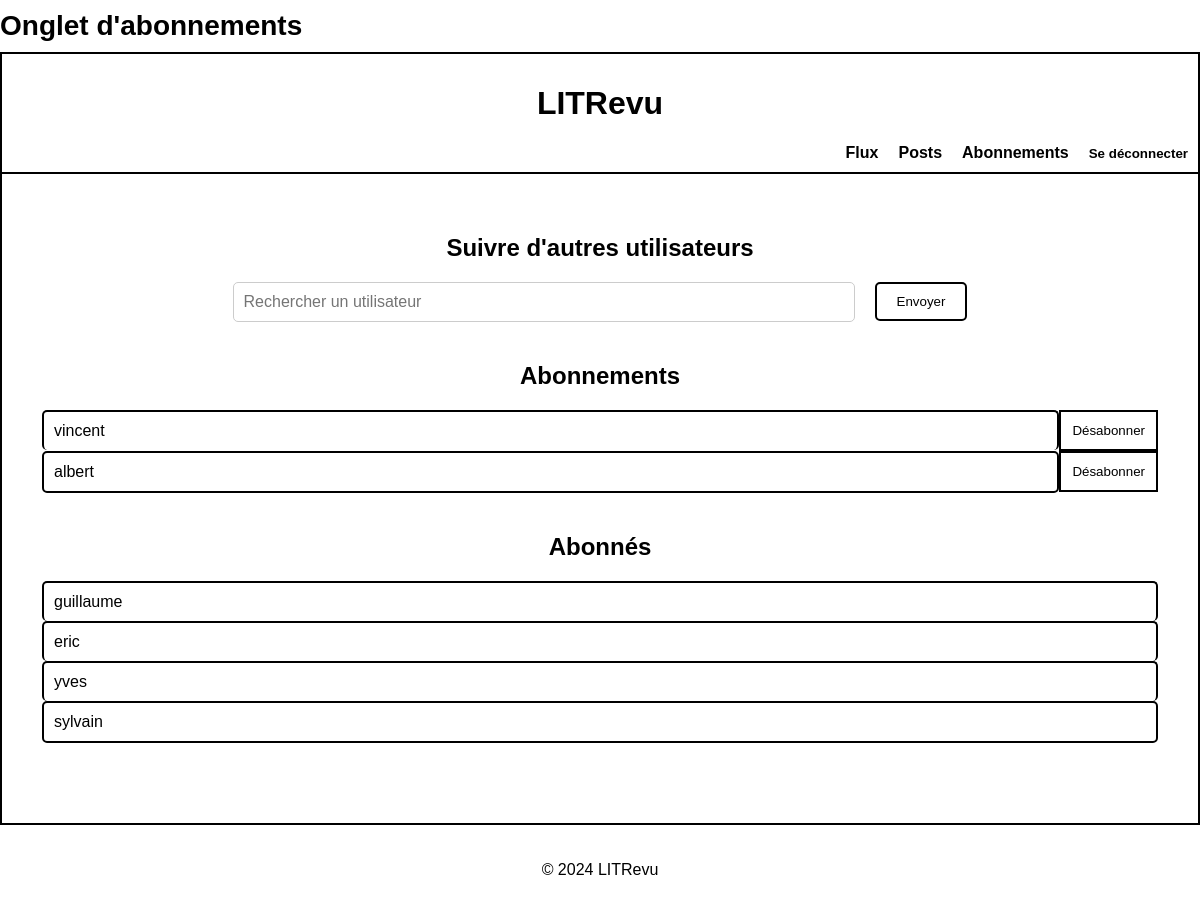
The app's page /subscriptions/follows/ (signed in), older data.
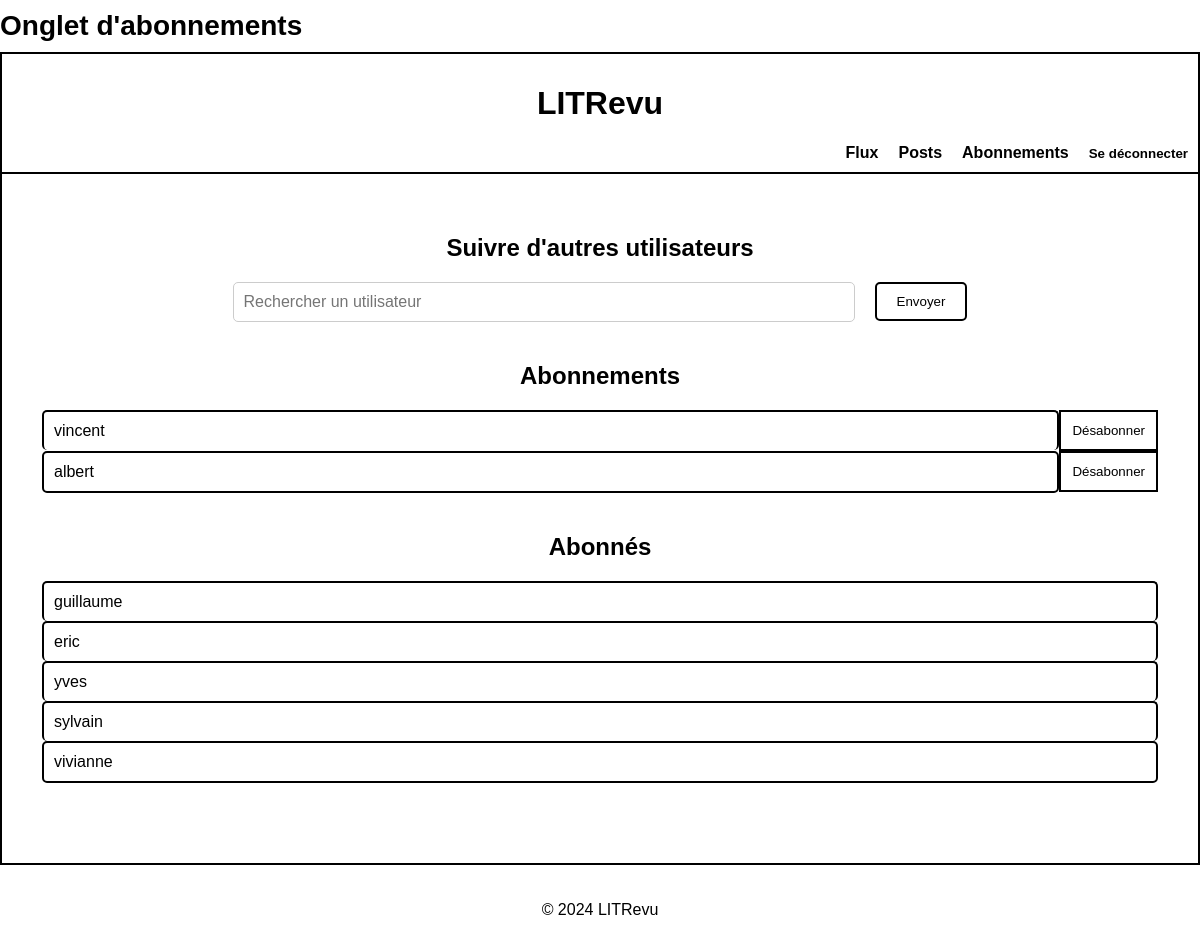
The same page, newer data.
### subscriptions/models.py (models this page shows)
class UserFollows(models.Model):
    user = models.ForeignKey(
        to=settings.AUTH_USER_MODEL,
        on_delete=models.CASCADE,
        related_name='following_subscriptions'
    )
    followed_user = models.ForeignKey(
        to=settings.AUTH_USER_MODEL,
        on_delete=models.CASCADE,
        related_name='follower_subscriptions'
    )
    class Meta:
        unique_together = ('user', 'followed_user')
    def __str__(self):
        return f'{self.user} suit {self.followed_user}'

### authentication/models.py (models this page shows, shortened)
class CustomUser(AbstractUser):
    ROLE_CHOICES = [
        ('USER', 'Utilisateur'),
        ('DEVELOPER', 'Développeur'),
    ]
    role = models.CharField(max_length=10, choices=ROLE_CHOICES, default='USER')
    is_developer = models.BooleanField(default=False)
    follows = models.ManyToManyField(
        'self', through='subscriptions.UserFollows', related_name='is_followed_by', symmetrical=False
    )

### subscriptions/views.py (the view)
# urls.py: path('follows/', FollowsListView.as_view(), name='follows_list'),
class FollowsListView(LoginRequiredMixin, ListView):
    model = UserFollows
    template_name = 'subscriptions/follow_user.html'
    context_object_name = 'follows'
    login_url = reverse_lazy('login')
    def get_context_data(self, **kwargs):
        context = super().get_context_data(**kwargs)
        following = UserFollows.objects.filter(user=self.request.user)
        followers = UserFollows.objects.filter(followed_user=self.request.user)
        print(f"DEBUG: Following count: {following.count()}, Followers count: {followers.count()}")
        context['following'] = following
        context['followers'] = followers
        context['form'] = FollowUserForm()  # Ajout du formulaire ici
        print("DEBUG: Formulaire de suivi ajouté au contexte")
        return context
    def get_queryset(self):
        queryset = UserFollows.objects.filter(user=self.request.user)
        print(f"DEBUG: QuerySet pour les utilisateurs suivis récupéré: {queryset}")
        return queryset

### subscriptions/forms.py (shortened to what this page needs)
class FollowUserForm(forms.Form):
    user_id = forms.ModelChoiceField(
        queryset=User.objects.all(),  # Charger tous les utilisateurs
        label="Utilisateur",
        widget=forms.HiddenInput  # Champ caché pour soumettre l'ID utilisateur
    )

### subscriptions/templates/subscriptions/follow_user.html (shortened to what this page needs)
{% extends 'base.html' %}
{% block title %}Onglet d'abonnements{% endblock %}
{% block content %}
<div class="subscription-container">
    <div class="subscription-section">
        <h2 class="subscription-title">Suivre d'autres utilisateurs</h2>
        <div class="subscription-search-section">
            <form method="post" id="follow-form" class="subscription-search-form">
                <div class="input-btn-container">
                    <div class="input-container">
                        <input type="text" name="username" id="search_user" placeholder="Rechercher un utilisateur" class="subscription-search-input" autocomplete="off">
                    </div>
                    <div class="btn-container">
                        <button type="submit" class="btn btn-primary">Envoyer
                        </button>
                    </div>
                </div>
            </form>
        </div>
    </div>
    <div class="subscription-section">
        <h2 class="subscription-title">Abonnements</h2>
        <div class="subscription-list" id="following-list">
            {% for follow in following %}
            <div class="subscription-row">
                <div class="subscription-list-item {% if forloop.last %}border-bottom{% endif %} bordered-item">
                    <div class="subscription-info">
                        <div class="subscription-content-left">
                            <div class="subscription-username">{{ follow.followed_user.username }}</div>
                        </div>
                    </div>
                </div>
                <div class="subscription-unsubscribe">
                    <form method="post" action="{% url 'unfollow_user' follow.pk %}">
                        <button type="submit" class="btn btn-unsubscribe">Désabonner</button>
                    </form>
                </div>
            </div>
            {% empty %}
            <p>Vous ne suivez personne pour l'instant.</p>
            {% endfor %}
        </div>
    </div>
    <div class="subscription-section">
        <h2 class="subscription-title">Abonnés</h2>
        <div class="follower-list">
            {% for follower in followers %}
            <div class="subscription-row">
                <div class="subscription-list-item {% if forloop.last %}border-bottom{% endif %} bordered-item">
                    <div class="subscription-info">
                        <div class="subscription-content-left">
                            <div class="subscription-username">{{ follower.user.username }}</div>
                        </div>
                    </div>
                </div>
            </div>
            {% empty %}
            <p>Personne ne vous suit pour l'instant.</p>
            {% endfor %}
        </div>
    </div>
</div>
{% endblock %}

Row changes from the older to the newer data that the page shows:
added UserFollows: user.username "vivianne", shown under "Abonnés"
